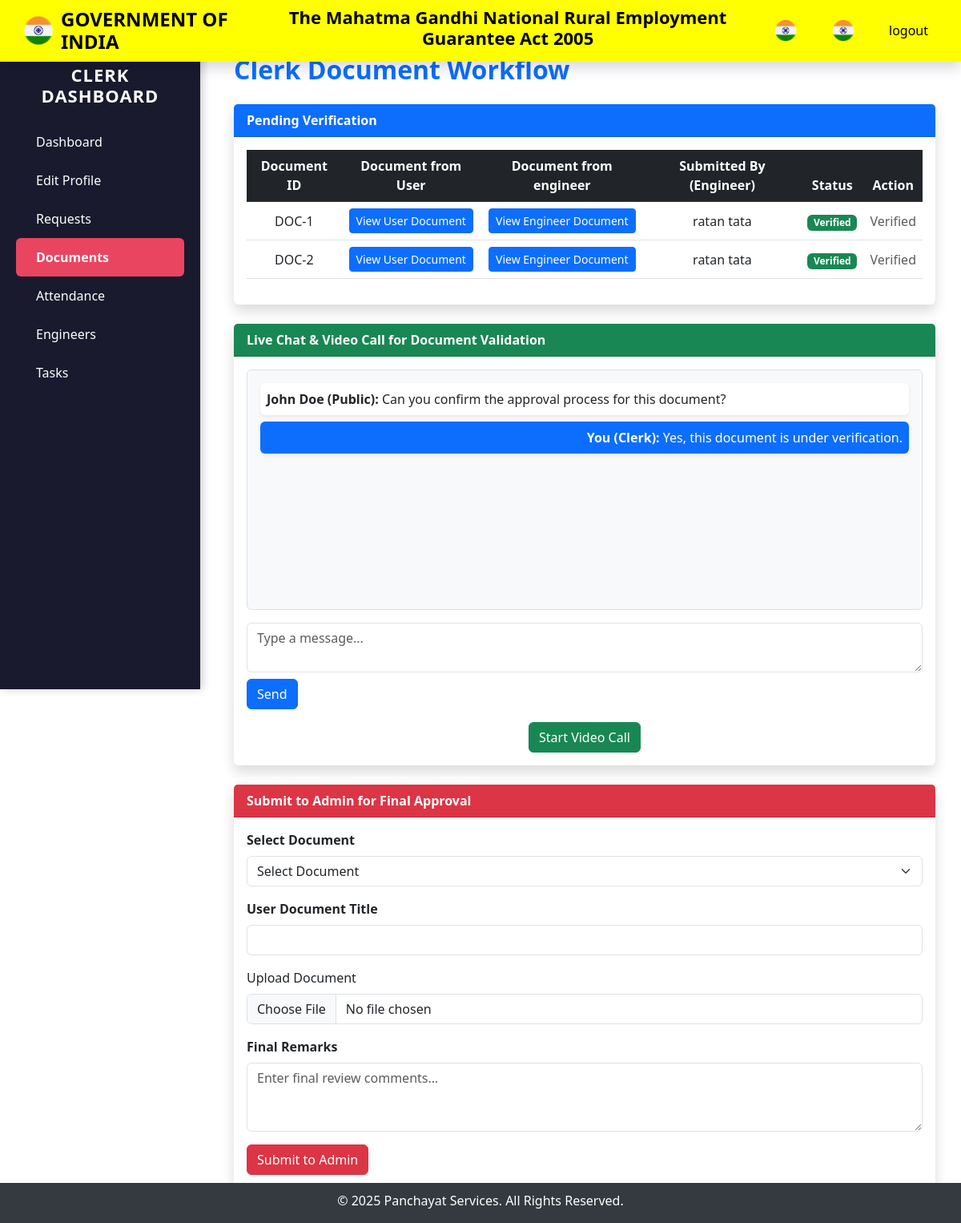
Screenshot of /clerk/document/ (signed in) with the database file from the repository.
### engineer/models.py (models this page shows)
class EngineerDocument(models.Model):
    engineer = models.ForeignKey(CustomUser, on_delete=models.CASCADE, related_name="engineer_documents")
    user_document = models.ForeignKey(UserDocument, on_delete=models.CASCADE, related_name="engineer_docs")
    clerk = models.ForeignKey(CustomUser, on_delete=models.CASCADE, related_name="assigned_clerk", null=True, blank=True)
    description = models.CharField(max_length=250,blank=True,null=True)
    additional_document = models.FileField(upload_to=engineer_document_path)
    uploaded_at = models.DateTimeField(auto_now_add=True)
    status = models.BooleanField(default=False)

### common/models.py (models this page shows, shortened)
class CustomUser(AbstractBaseUser, PermissionsMixin):
    ROLE_CHOICES = [
        ('admin', 'Admin'),
        ('clerk', 'Clerk'),
        ('engineer', 'Engineer'),
        ('user', 'User'),
    ]
    username = models.CharField(max_length=150, unique=True)
    email = models.EmailField(unique=True)
    phone_number = models.CharField(max_length=15, unique=True)
    role = models.CharField(max_length=10, choices=ROLE_CHOICES, default='user')
    is_active = models.BooleanField(default=True)
    is_staff = models.BooleanField(default=False)
    objects = CustomUserManager()
    USERNAME_FIELD = 'username'
    REQUIRED_FIELDS = ['email', 'phone_number']

### clerk/views.py (the view)
# urls.py: path('document/', views.document, name='document'),
def document(request):
    clerk_id = request.user.id  # Get the logged-in clerk's ID
    documents = EngineerDocument.objects.filter(clerk_id=clerk_id).select_related("engineer", "user_document")
    return render(request,'clerk/document.html',{"documents": documents})

### clerk/templates/clerk/document.html (shortened to what this page needs)
{% extends "clerk/base.html" %}
{% block content %}
<div class="container mt-5">
    <h2 class="mb-4 text-primary fw-bold">Clerk Document Workflow</h2>
    <div class="card shadow mb-4 border-0 rounded">
        <div class="card-header bg-primary text-white fw-bold">Pending Verification</div>
        <div class="card-body">
            <table class="table table-hover text-center align-middle">
                <thead class="table-dark">
                    <tr>
                        <th>Document ID</th>
                        <th>Document from User</th>
                        <th>Document from engineer</th>
                        <th>Submitted By (Engineer)</th>
                        <th>Status</th>
                        <th>Action</th>
                    </tr>
                </thead>
                <tbody>
                    {% for document in documents %}
                    <tr id="document-row-{{ document.id }}">
                        <td>DOC-{{ document.id }}</td>
                        <td>
                            <a href="{{ document.user_document.document.url }}" target="_blank" class="btn btn-primary btn-sm">
                                View User Document
                            </a>
                        </td>
                        <td>
                            {% if document.additional_document %}
                                <a href="{{ document.additional_document.url }}" target="_blank" class="btn btn-primary btn-sm">
                                    View Engineer Document
                                </a>
                            {% else %}
                                <span class="text-muted">Not Uploaded</span>
                            {% endif %}
                        </td>
                        <td>{{ document.engineer.username }}</td>
                        <td id="status-{{ document.id }}">
                            {% if document.status %}
                                <span class="badge bg-success">Verified</span>
                            {% else %}
                                <span class="badge bg-warning text-dark">Pending</span>
                            {% endif %}
                        </td>
                        <td>
                            {% if not document.status %}
                                <button class="btn btn-success btn-sm" onclick="verifyDocument({{ document.id }})">Verify</button>
                                <button class="btn btn-danger btn-sm" onclick="rejectDocument({{ document.id }})">Reject</button>
                            {% else %}
                                <span class="text-muted">Verified</span>
                            {% endif %}
                        </td>
                    </tr>
                    {% empty %}
                    <tr>
                        <td colspan="6">No documents assigned.</td>
                    </tr>
                    {% endfor %}
                </tbody>
            </table>
        </div>
    </div>
    <div class="card shadow mb-4 border-0 rounded">
        <div class="card-header bg-success text-white fw-bold">Live Chat & Video Call for Document Validation</div>
        <div class="card-body">
            <div class="chat-container border rounded p-3 bg-light" style="height: 300px; overflow-y: auto;">
                <div class="chat-message bg-white p-2 rounded shadow-sm mb-2">
                    <strong>John Doe (Public):</strong> Can you confirm the approval process for this document?
                </div>
                <div class="chat-message bg-primary text-white p-2 rounded shadow-sm mb-2 text-end">
                    <strong>You (Clerk):</strong> Yes, this document is under verification.
                </div>
            </div>
            <div class="mt-3">
                <textarea class="form-control" rows="2" placeholder="Type a message..."></textarea>
                <button class="btn btn-primary mt-2">Send</button>
            </div>
            <div class="mt-3 text-center">
                <button class="btn btn-success" id="startCall">Start Video Call</button>
            </div>
        </div>
    </div>
    <div class="card shadow mb-4 border-0 rounded">
        <div class="card-header bg-danger text-white fw-bold">Submit to Admin for Final Approval</div>
        <div class="card-body">
            <form method="POST" enctype="multipart/form-data" action = '{% url "submit_clerk_document" %}'>
                <div class="mb-3">
                    <label for="documentSelect" class="form-label fw-bold">Select Document</label>
                    <select class="form-select" id="documentSelect" name="documentSelect" onchange="updateUserDocumentTitle()">
                        <option selected disabled>Select Document</option>
                    </select>
                </div>
                <div class="mb-3">
                    <label for="userDocumentTitle" class="form-label fw-bold">User Document Title</label>
                    <input type="text" class="form-control" id="userDocumentTitle" readonly>
                </div>
                <div class="mb-3">
                    <label for="document" class="form-label">Upload Document</label>
                    <input type="file" class="form-control" id="document" name="additional_document" required>
                </div>
                <div class="mb-3">
                    <label for="finalRemarks" class="form-label fw-bold">Final Remarks</label>
                    <textarea class="form-control" id="finalRemarks" name="finalRemarks" rows="3" placeholder="Enter final review comments..."></textarea>
                </div>
                <button type="submit" class="btn btn-danger">Submit to Admin</button>
            </form>
        </div>
    </div>
</div>
{% endblock content %}

### clerk/templates/clerk/base.html (style rules this page uses)
body { display: flex; flex-direction: column; min-height: 100vh; }

### rows the page displays
EngineerDocument: id "1", engineer.username "ratan tata", status "Verified"
EngineerDocument: id "2", engineer.username "ratan tata", status "Verified"
